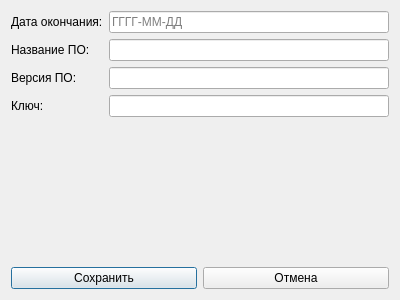
<?xml version="1.0" encoding="UTF-8"?>
<ui version="4.0">
 <class>LicenseDialog</class>
 <widget class="QDialog" name="LicenseDialog">
  <property name="geometry">
   <rect>
    <x>0</x>
    <y>0</y>
    <width>400</width>
    <height>300</height>
   </rect>
  </property>
  <property name="windowTitle">
   <string>Добавление лицензии</string>
  </property>
  <layout class="QVBoxLayout" name="verticalLayout">
   <item>
    <layout class="QFormLayout" name="formLayout">
     <item row="0" column="0">
      <widget class="QLabel" name="labelEndDate">
       <property name="text">
        <string>Дата окончания:</string>
       </property>
      </widget>
     </item>
     <item row="0" column="1">
      <widget class="QLineEdit" name="editEndDate">
       <property name="placeholderText">
        <string>ГГГГ-ММ-ДД</string>
       </property>
      </widget>
     </item>
     <item row="1" column="0">
      <widget class="QLabel" name="labelSoftName">
       <property name="text">
        <string>Название ПО:</string>
       </property>
      </widget>
     </item>
     <item row="1" column="1">
      <widget class="QLineEdit" name="editSoftName"/>
     </item>
     <item row="2" column="0">
      <widget class="QLabel" name="labelSoftVersion">
       <property name="text">
        <string>Версия ПО:</string>
       </property>
      </widget>
     </item>
     <item row="2" column="1">
      <widget class="QLineEdit" name="editSoftVersion"/>
     </item>
     <item row="3" column="0">
      <widget class="QLabel" name="labelKey">
       <property name="text">
        <string>Ключ:</string>
       </property>
      </widget>
     </item>
     <item row="3" column="1">
      <widget class="QLineEdit" name="editKey"/>
     </item>
    </layout>
   </item>
   <item>
    <layout class="QHBoxLayout" name="horizontalLayout">
     <item>
      <widget class="QPushButton" name="btnSave">
       <property name="text">
        <string>Сохранить</string>
       </property>
      </widget>
     </item>
     <item>
      <widget class="QPushButton" name="btnCancel">
       <property name="text">
        <string>Отмена</string>
       </property>
      </widget>
     </item>
    </layout>
   </item>
  </layout>
 </widget>
 <resources/>
 <connections/>
</ui>
